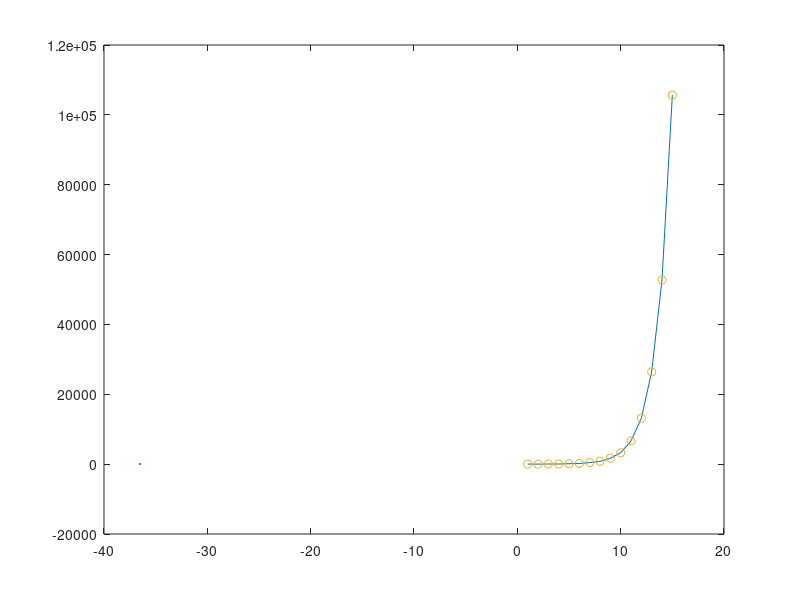

This chart was generated by the following MATLAB code:
clear all
clc
n=3;
L=zeros(n);
L(1,2)=9;
L(1,3)=12;
L(2,1)=1/3;
L(3,2)=1/2;
x=[0 0 1]';
for t=1:24
    x=L*x;
    p(t)=sum(x);
    disp([t x' sum(x)])
end
plot(1:15,p(1:15),xlabel('months'),ylabel('rabbits'))
hold,plot(1:15,p(1:15),'o')
